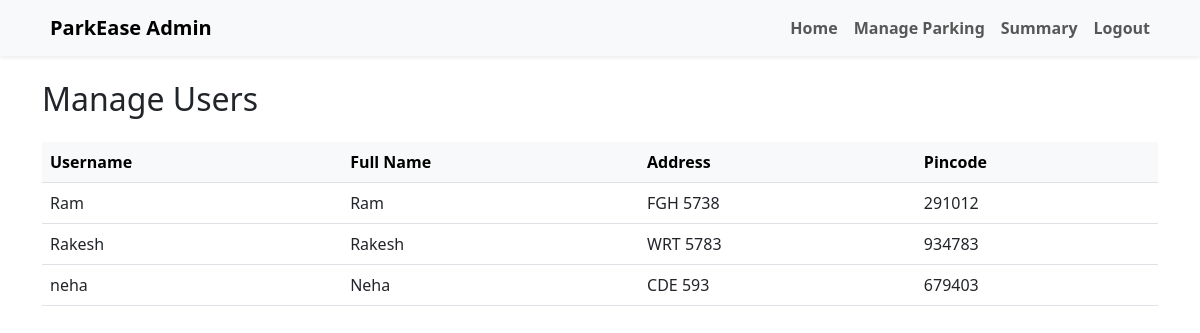
Before: /admin_user (signed in) with the older database file.
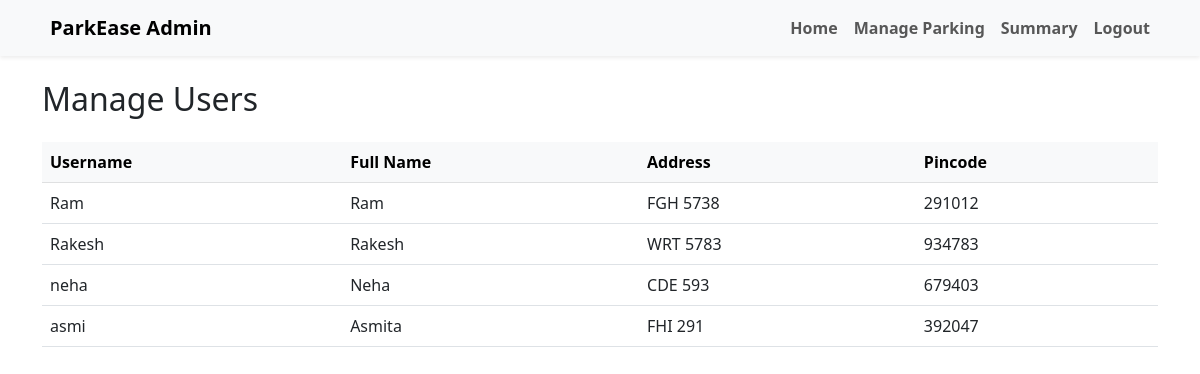
After: the same page with the newer database file.
### app.py (models this page shows)
class User(db.Model):
    __tablename__ = 'user'
    id = db.Column(db.Integer, primary_key=True)
    username = db.Column(db.String(20), unique=True, nullable=False)
    password = db.Column(db.String(20), nullable=False)
    fullname = db.Column(db.String(20), nullable=False)
    address = db.Column(db.String(20), nullable=False)
    pincode = db.Column(db.String(20), nullable=False)
    bookings = db.relationship('Booking', back_populates='user', cascade='all, delete-orphan')

### app.py (the view)
@app.route('/admin_user', methods=['GET', 'POST'])
def admin_user():
    if 'username' not in session:
        return redirect(url_for('login'))
    users = User.query.filter(User.username != 'admin').all()
    return render_template('manage_user.html', users=users)

### templates/manage_user.html (shortened to what this page needs)
<!DOCTYPE html>
<html lang="en">
<head>
    <link href="https://cdn.jsdelivr.net/npm/bootstrap@5.3.0/dist/css/bootstrap.min.css" rel="stylesheet">
</head>
<body>
<nav class="navbar navbar-expand-lg navbar-light bg-light shadow-sm">
  <div class="container">
    <a class="navbar-brand fw-bold d-flex align-items-center" href="/admin">
       ParkEase Admin
    </a>
    <div class="collapse navbar-collapse" id="navbarAdmin">
      <ul class="navbar-nav ms-auto mb-2 mb-lg-0">
        <li class="nav-item">
          <a class="nav-link fw-semibold" href="/admin">Home</a>
        </li>
        <li class="nav-item">
          <a class="nav-link fw-semibold" href="/parking">Manage Parking</a>
        </li>
        <li class="nav-item">
          <a class="nav-link fw-semibold" href="/summary">Summary</a>
        </li>
        <li class="nav-item">
          <a class="nav-link fw-semibold" href="/logout">Logout</a>
        </li>
      </ul>
    </div>
  </div>
</nav>
    <div class="container py-4">
        <h2 class="mb-4">Manage Users</h2>
        <div class="table-responsive">
            <table class="table table-hover align-middle mb-0">
                <thead class="table-light">
                    <tr>
                        <th>Username</th>
                        <th>Full Name</th>
                        <th>Address</th>
                        <th>Pincode</th>
                    </tr>
                </thead>
                <tbody>
                    {% for user in users %}
                    <tr>
                        <td>{{ user.username }}</td>
                        <td>{{ user.fullname }}</td>
                        <td>{{ user.address }}</td>
                        <td>{{ user.pincode }}</td>
                    </tr>
                    {% endfor %}
                </tbody>
            </table>
        </div>
    </div>
</body>
</html>

Changed rows visible on the page:
added User: username "asmi", fullname "Asmita", address "FHI 291", pincode "392047"
